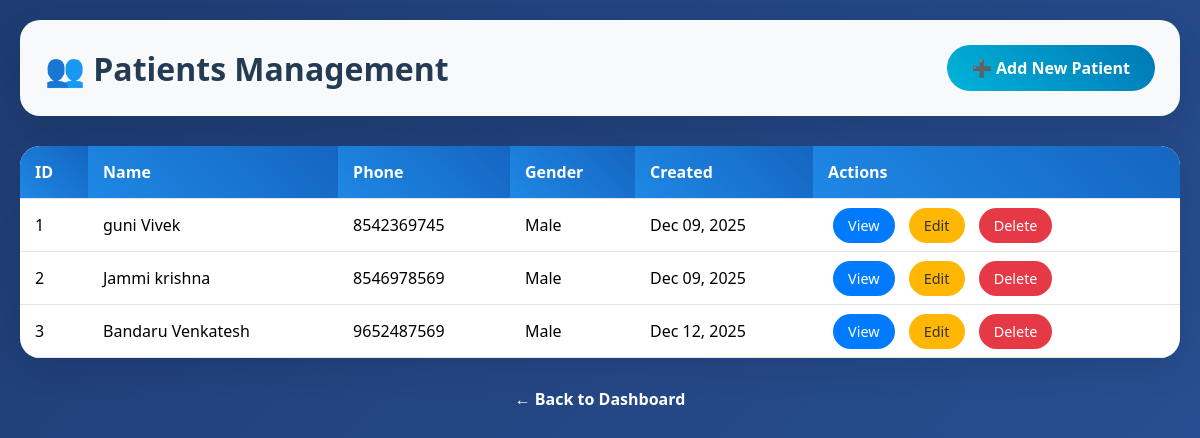
The app's page /patients/, older data.
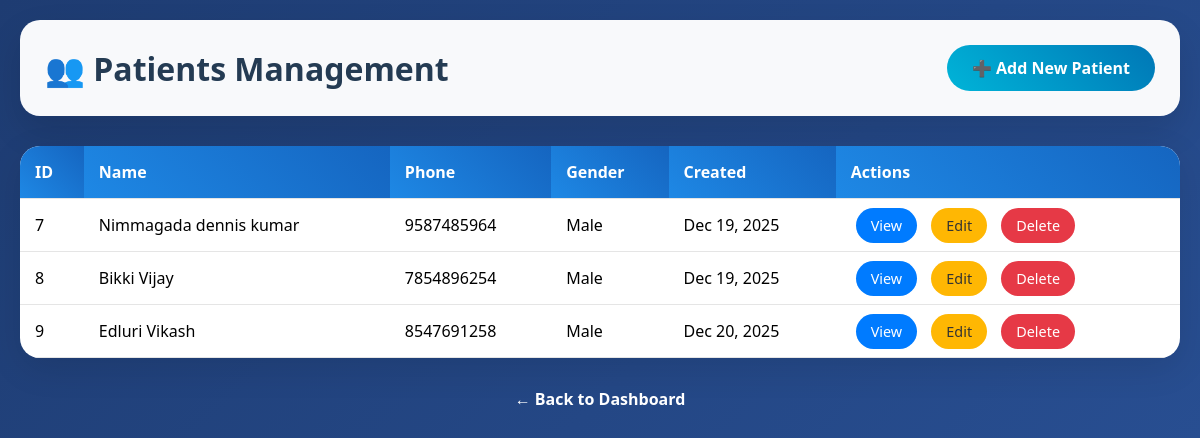
The same page, newer data.
### app1/models.py (models this page shows, shortened)
class Patient(models.Model):
    first_name = models.CharField(max_length=50)
    last_name = models.CharField(max_length=50)
    phone = models.CharField(max_length=15)
    date_of_birth = models.DateField()
    gender = models.CharField(max_length=1, choices=[('M', 'Male'), ('F', 'Female'), ('O', 'Other')])
    address = models.TextField()
    emergency_contact = models.CharField(max_length=50)
    medical_history = models.TextField(blank=True)
    created_at = models.DateTimeField(auto_now_add=True)

### app1/views.py (the view)
# urls.py: path("patients/", views.patient_list, name="patient_list"),
def patient_list(request):
    patients = Patient.objects.all()
    return render(request, 'patients/list.html', {'patients': patients})

### templates/patients/list.html (shortened to what this page needs)
<!DOCTYPE html>
<html>
<head>
</head>
<body>
    <div class="container">
        <div class="header">
            <h1>👥 Patients Management</h1>
            <a href="{% url 'patient_create' %}" class="btn">➕ Add New Patient</a>
        </div>
        <div class="table-container">
            {% if patients %}
                <table>
                    <thead>
                        <tr>
                            <th>ID</th>
                            <th>Name</th>
                            <th>Phone</th>
                            <th>Gender</th>
                            <th>Created</th>
                            <th>Actions</th>
                        </tr>
                    </thead>
                    <tbody>
                        {% for patient in patients %}
                        <tr>
                            <td>{{ patient.id }}</td>
                            <td>{{ patient.first_name }} {{ patient.last_name }}</td>
                            <td>{{ patient.phone }}</td>
                            <td>{{ patient.get_gender_display }}</td>
                            <td>{{ patient.created_at|date:"M d, Y" }}</td>
                            <td>
                                <a href="{% url 'patient_detail' patient.id %}" class="action-btn btn-view">View</a>
                                <a href="{% url 'patient_update' patient.id %}" class="action-btn btn-edit">Edit</a>
                                <a href="{% url 'patient_delete_auth' patient.id %}" class="action-btn btn-delete">Delete</a>
                            </td>
                        </tr>
                        {% endfor %}
                    </tbody>
                </table>
            {% else %}
                <div class="empty">
                    <h3>No patients found</h3>
                    <a href="{% url 'patient_create' %}" class="btn">Add First Patient</a>
                </div>
            {% endif %}
        </div>
        <div style="text-align:center; margin-top:30px;">
            <a href="/dashboard/" style="color:white;text-decoration:none;font-weight:600;">← Back to Dashboard</a>
        </div>
    </div>
</body>
</html>

### templates/patients/list.html (style rules this page uses)
* { margin: 0; padding: 0; box-sizing: border-box; }
body { font-family: 'Segoe UI', sans-serif; background: linear-gradient(135deg, #1e3c72, #2a5298); min-height: 100vh; }
.container { max-width: 1200px; margin: 0 auto; padding: 20px; }
.header { background: rgba(255,255,255,0.97); padding: 25px; border-radius: 20px; margin-bottom: 30px; box-shadow: 0 15px 35px rgba(0,0,0,0.12); display: flex; justify-content: space-between; align-items: center; }
.header h1 { color: #243b53; font-size: 2em; }
.btn { padding: 12px 25px; background: linear-gradient(45deg, #00b4d8, #0077b6); color: white; text-decoration: none; border-radius: 25px; font-weight: 600; transition: all 0.3s; }
.table-container { background: white; border-radius: 20px; overflow: hidden; box-shadow: 0 10px 35px rgba(0,0,0,0.1); }
table { width: 100%; border-collapse: collapse; }
th, td { padding: 15px; text-align: left; border-bottom: 1px solid #e5e5e5; }
th { background: linear-gradient(45deg, #1e88e5, #1565c0); color: white; font-weight: 600; }
.action-btn { padding: 8px 15px; margin: 0 5px; border-radius: 20px; font-size: 0.9em; text-decoration: none; transition: all 0.3s; }
.btn-view { background: #007bff; color: white; }
.btn-edit { background: #ffb703; color: #333; }
.btn-delete { background: #e63946; color: white; }

Row changes from the older to the newer data that the page shows:
removed Patient: id "1", first_name "guni", last_name "Vivek", phone "8542369745", gender "Male", created_at "Dec 09, 2025"
removed Patient: id "2", first_name "Jammi", last_name "krishna", phone "8546978569", gender "Male", created_at "Dec 09, 2025"
removed Patient: id "3", first_name "Bandaru", last_name "Venkatesh", phone "9652487569", gender "Male", created_at "Dec 12, 2025"
added Patient: id "7", first_name "Nimmagada", last_name "dennis kumar", phone "9587485964", gender "Male", created_at "Dec 19, 2025"
added Patient: id "8", first_name "Bikki", last_name "Vijay", phone "7854896254", gender "Male", created_at "Dec 19, 2025"
added Patient: id "9", first_name "Edluri", last_name "Vikash", phone "8547691258", gender "Male", created_at "Dec 20, 2025"
